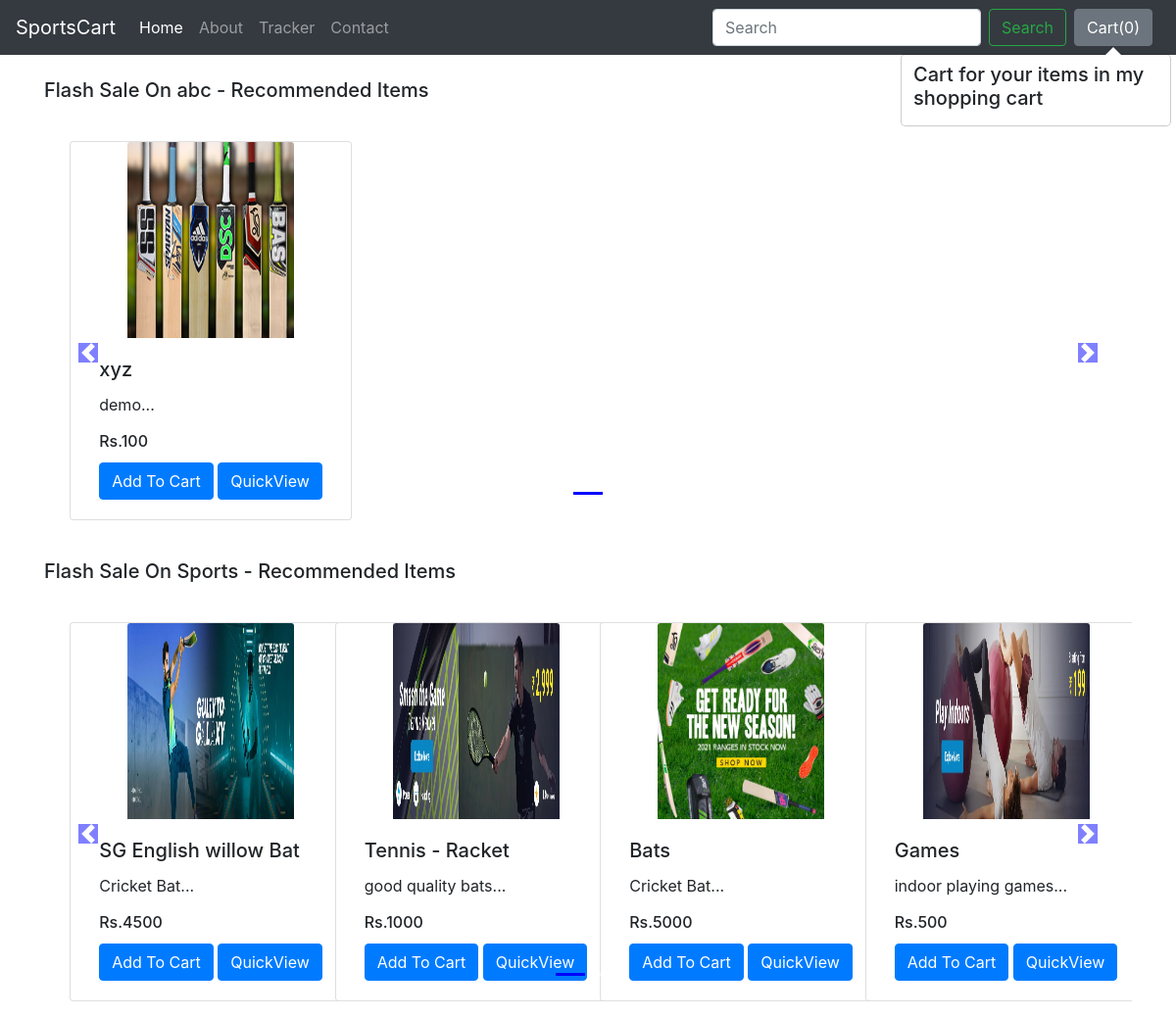
The app's page /shop/ with its own data.
### shop/models.py (models this page shows, shortened)
class Product(models.Model):
    product_id = models.AutoField
    product_name = models.CharField(max_length=50)
    category = models.CharField(max_length=50, default="")
    subcategory = models.CharField(max_length=50, default="")
    price = models.IntegerField(default=0)
    desc = models.CharField(max_length=1000)
    pub_date = models.DateField()
    image = models.ImageField(upload_to="shop/images",default="")

### shop/views.py (the view)
# urls.py: path('',views.index, name="shop-index"),
def index(request):
    allProds = []
    catprods = Product.objects.values('category', 'id')
    cats = {item['category'] for item in catprods}
    for cat in cats:
        prod = Product.objects.filter(category=cat)
        n = len(prod)
        nSlides = n // 4 + ceil((n / 4) - (n // 4))
        allProds.append([prod, range(1, nSlides), nSlides])
    params = {'allProds':allProds}
    return render(request, 'shop/index.html', params)

### shop/templates/shop/index.html (shortened to what this page needs)
{% extends 'shop/basic.html' %}
{% block body %}
{% load static %}
<div class="container">
    {% for product, range, nSlides in allProds %}
    <h5 class="my-4">Flash Sale On {{product.0.category}} - Recommended Items</h5>
    <div class="row">
        <div id="demo{{forloop.counter}}" class="col carousel slide my-3" data-ride="carousel">
            <ul class="carousel-indicators">
                <li data-target="#demo{{forloop.counter}}" data-slide-to="0" class="active"></li>
                {% for i in range %}
                <li data-target="#demo{{forloop.parentloop.counter}}" data-slide-to="{{i}}"></li>
                {% endfor %}
            </ul>
            <div class="container carousel-inner no-padding">
                <div class="carousel-item active">
                    {% for i in product %}
                    <div class="col-xs-3 col-sm-3 col-md-3">
                        <div class="card align-items-center" style="width: 18rem;">
                            <img src='/media/{{i.image}}' class="card-img-top" alt="...">
                            <div class="card-body">
                                <h5 class="card-title" id="namepr{{i.id}}">{{i.product_name}}</h5>
                                <p class="card-text">{{i.desc|slice:"0:53"}}...</p>
                                 <h6 class="card-title" >Rs.<span id="pricepr{{i.id}}">{{i.price}}</span></h6>
                                <span id="divpr{{i.id}}" class="divpr">
                                    <button id="pr{{i.id}}" class="btn btn-primary cart">Add To Cart</button>
                                </span>
                                <a href="/shop/products/{{i.id}}"><button id="qv{{i.id}}" class="btn btn-primary cart">QuickView</button></a>
                            </div>
                        </div>
                    </div>
                    {% if forloop.counter|divisibleby:4 and forloop.counter > 0 and not forloop.last %}
                </div>
                <div class="carousel-item">
                    {% endif %}
                    {% endfor %}
                </div>
            </div>
        </div>
        <a class="carousel-control-prev" href="#demo{{forloop.counter}}" data-slide="prev">
            <span class="carousel-control-prev-icon"></span>
        </a>
        <a class="carousel-control-next" href="#demo{{forloop.counter}}" data-slide="next">
            <span class="carousel-control-next-icon"></span>
        </a>
    </div>
    {% endfor %}
</div>
{% endblock %}

### shop/templates/shop/basic.html (shortened to what this page needs)
<!doctype html>
<html lang="en">
  <head>
    <link rel="stylesheet" href="https://stackpath.bootstrapcdn.com/bootstrap/4.2.1/css/bootstrap.min.css">
  </head>
  <body>
    <nav class="navbar navbar-expand-lg navbar-dark bg-dark">
  <a class="navbar-brand" href="/shop">SportsCart</a>
  <div class="collapse navbar-collapse" id="navbarSupportedContent">
    <ul class="navbar-nav mr-auto">
      <li class="nav-item active">
        <a class="nav-link" href="/shop">Home <span class="sr-only">(current)</span></a>
      </li>
      <li class="nav-item">
        <a class="nav-link" href="/shop/about">About</a>
      </li>
      <li class="nav-item">
        <a class="nav-link" href="/shop/tracker">Tracker</a>
      </li>
      <li class="nav-item">
        <a class="nav-link" href="/shop/contact">Contact</a>
      </li>
    </ul>
        <form method='get' action='/shop/search/' class="form-inline my-2 my-lg-0">
      <input class="form-control mr-sm-2" type="search" placeholder="Search" aria-label="Search" name="search" id="search">
      <button class="btn btn-outline-success my-2 my-sm-0" type="submit" >Search</button>
    </form>
     <button type="button" class="btn btn-secondary mx-2" id="popcart" data-container="body" data-toggle="popover" data-placement="bottom" data-html="true" data-content="Vivamus
sagittis lacus vel augue laoreet rutrum faucibus.">
  Cart(<span id="cart">0</span>)
  </button>
  </div>
</nav>
  {% block body %} {% endblock %}
  </body>
</html>

### records on screen
Product: category "abc", image (picture), product_name "xyz", desc "demo", price "100"
Product: category "Sports", image (picture), product_name "SG English willow Bat", desc "Cricket Bat", price "4500"
Product: image (picture), product_name "Tennis - Racket", desc "good quality bats", price "1000"
Product: image (picture), product_name "Bats", desc "Cricket Bat", price "5000"
Product: image (picture), product_name "Games", desc "indoor playing games", price "500"
